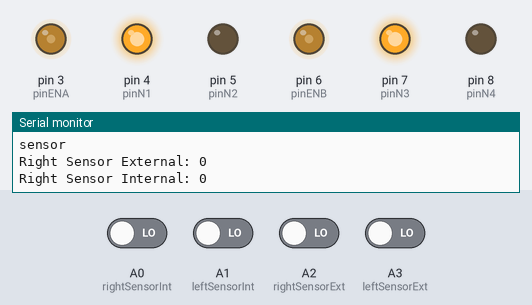
Bench run of a sketch on a simulated Arduino Uno, built with avr-gcc and run on an emulated ATmega328P. Parts: output pins drawn as LEDs (lit = HIGH), the last lines printed to the serial monitor. The inputs (shaded band) are chosen by the test bench; at power-on: A0 (rightSensorInt), A1 (leftSensorInt), A2 (rightSensorExt), A3 (leftSensorExt) LOW.

Above: at 1.2 s.
1.3 s: A0 (rightSensorInt) driven HIGH
At 2.5 s:
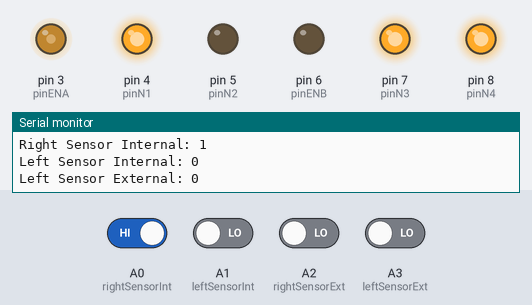
2.9 s: A0 (rightSensorInt) driven LOW
At 3.8 s:
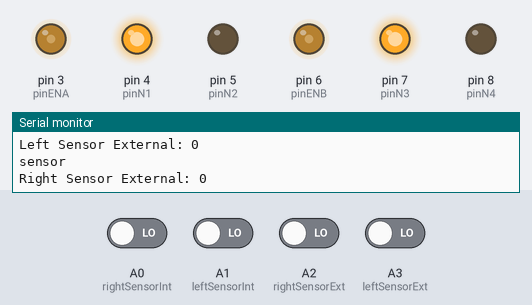
5.9 s: A1 (leftSensorInt) driven HIGH
At 7.0 s:
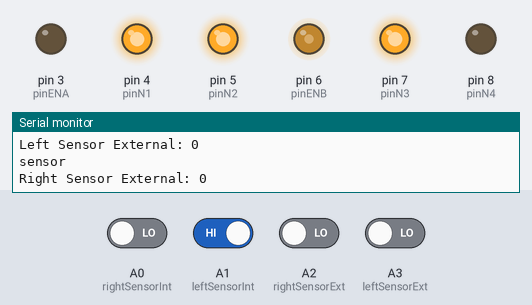
7.6 s: A1 (leftSensorInt) driven LOW
At 8.9 s:
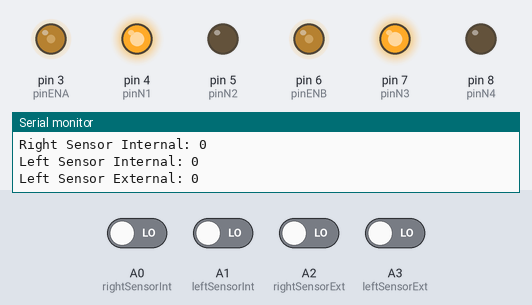
10.6 s: A2 (rightSensorExt) driven HIGH
At 11.4 s:
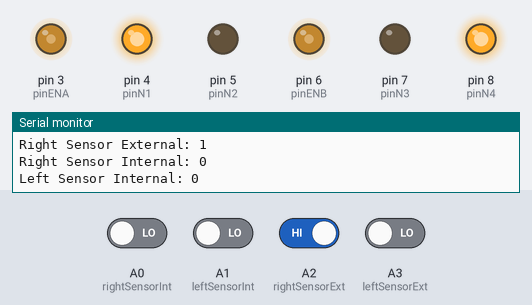
12.3 s: A2 (rightSensorExt) driven LOW and A3 (leftSensorExt) driven HIGH
At 13.3 s:
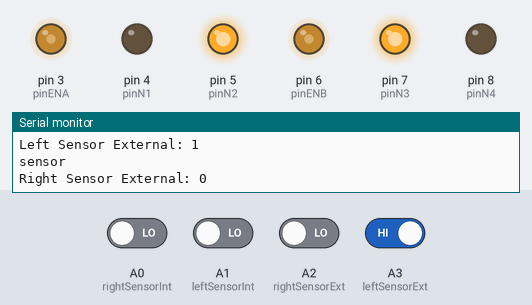
Timing chart, 0 to 15.0 s (numbered marks = the images above; inputs shaded):
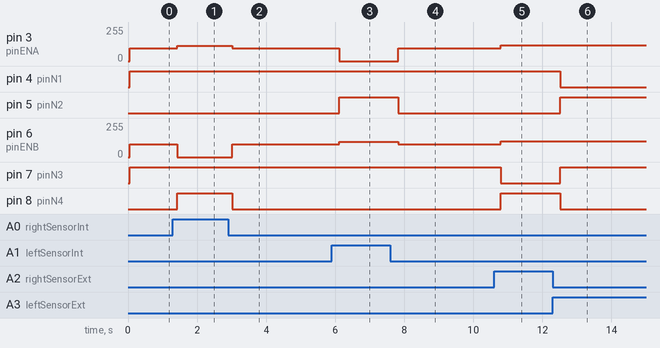

The sketch:

line-follower-car.ino
```cpp
/*
 * Project: Line follower car
 * Author: Ivoneide Duarte
 * IDE Arduino: v1.8.13
 * Data: Junho de 2021
*/

//Sensors
#define rightSensorInt A0
#define rightSensorExt A2
#define leftSensorInt A1
#define leftSensorExt A3
int statusRightSensorInt, statusRightSensorExt, statusLeftSensorInt, statusLeftSensorExt;

#define forwardSpeed 95
#define returnIntSpeed 115
#define returnExtSpeed 120

bool white = 0, black = 1;

//Engines
#define pinENA 3
#define pinN1 4
#define pinN2 5
#define pinENB 6
#define pinN3 7
#define pinN4 8

void setup() {
  Serial.begin(9600);
  pinMode(pinENB, OUTPUT);
  pinMode(pinN1, OUTPUT);
  pinMode(pinN2, OUTPUT);
  pinMode(pinN3, OUTPUT);
  pinMode(pinN4, OUTPUT);
  pinMode(pinENA, OUTPUT);
}

void loop() {
  readSensor();
  lineFollower();
}

void readSensor()
{
  // White line - reading 0
  // Black line - reading 1
  statusRightSensorInt = digitalRead(rightSensorInt);
  statusLeftSensorInt = digitalRead(leftSensorInt);
  statusRightSensorExt = digitalRead(rightSensorExt);
  statusLeftSensorExt = digitalRead(leftSensorExt);
  printValue("sensor");
}

void lineFollower()
{
  /*
    White line - reading 0
    Black line - reading 1

    LeftSensorExt   LeftSensorInt   SensorInt  RightSensorExt  =  EnginerLeft   EngineRight
          0               0              0           0                 1            1         Stop
          1               1              1           1                 0            0         Forward
          0               0              1           0                 1            0         Right
          0               0              0           1                 1           -1         Right
          0               1              0           0                 0            1         Left
          1               0              0           0                -1            1         Left
  */

  //LeftSensorExt = 1 and LeftSensorInt = 1 and RightSensorInt = 1 and RightSensorExt = 1: Stop
  if ((statusLeftSensorExt) and (statusLeftSensorInt) and (statusRightSensorInt) and (statusRightSensorExt)) {
    directionCar(0, 0, 0, 0, 0, 0); // ENA, N1, N2, N3, N4, ENB
    //printValue("stop");
  }

  //LeftSensorExt = 0 and LeftSensorInt = 0 and RightSensorInt = 0 and RightSensorExt = 0: Forward
  else if ((!statusLeftSensorExt) and (!statusLeftSensorInt) and (!statusRightSensorInt) and (!statusRightSensorExt)) {
    directionCar(forwardSpeed, 1, 0, 1, 0, forwardSpeed); // ENA, N1, N2, N3, N4, ENB
    //printValue("forward");
  }

  //LeftSensorExt = 0 and LeftSensorInt = 1 and RightSensorInt = 0 and RightSensorExt = 0: Left
  else if ((!statusLeftSensorExt) and (statusLeftSensorInt) and (!statusRightSensorInt) and (!statusRightSensorExt)) {
    directionCar(0, 1, 1, 1, 0, returnIntSpeed); // ENA, N1, N2, N3, N4, ENB
    //printValue("left");
  }

  //LeftSensorExt = 1 and LeftSensorInt = 0 and RightSensorInt = 0 and RightSensorExt = 0: Left
  else if ((statusLeftSensorExt) and (!statusLeftSensorInt) and (!statusRightSensorInt) and (!statusRightSensorExt)) {
    directionCar(returnExtSpeed, 0, 1, 1, 0, returnExtSpeed); // ENA, N1, N2, N3, N4, ENB
    //printValue("left inverse");
  }

  //LeftSensorExt = 0 and LeftSensorInt = 0 and RightSensorInt = 1 and RightSensorExt = 0: Right
  else if ((!statusLeftSensorExt) and (!statusLeftSensorInt) and (statusRightSensorInt) and (!statusRightSensorExt)) {
    directionCar(returnIntSpeed, 1, 0, 1, 1, 0); // ENA, N1, N2, N3, N4, ENB
    //printValue("right");
  }
  //LeftSensorExt = 0 and LeftSensorInt = 0 and RightSensorInt = 0 and RightSensorExt = 1: Right
  else if ((!statusLeftSensorExt) and (!statusLeftSensorInt) and (!statusRightSensorInt) and (statusRightSensorExt)) {
    directionCar(returnExtSpeed, 1, 0, 0, 1 , returnExtSpeed); // ENA, N1, N2, N3, N4, ENB
    //printValue("right inverse");
  }
}

void directionCar(byte ENA, bool N1, bool N2, bool N3, bool N4, byte ENB)
{
  //Left Engine
  analogWrite(pinENA, ENA);
  digitalWrite(pinN1, N1);
  digitalWrite(pinN2, N2);
  //Right Engine
  digitalWrite(pinN3, N3);
  digitalWrite(pinN4, N4);
  analogWrite(pinENB, ENB);
  //printValue("direction");
}

void printValue(String comand)
{
  Serial.println(comand);
  if (comand == "sensor")
  {
    Serial.println("Right Sensor External: " + String(statusRightSensorExt));
    Serial.println("Right Sensor Internal: " + String(statusRightSensorInt));
    Serial.println("Left Sensor Internal: " + String(statusLeftSensorInt));
    Serial.println("Left Sensor External: " + String(statusLeftSensorExt));
  }

}
```

Measured:
- after the input at 1.3 s, pin 3 (pinENA): 95/255 → 115/255 after 0.12 s; pin 6 (pinENB): 95/255 → 0/255 after 0.12 s; pin 8 (pinN4): LOW → HIGH after 0.12 s
- after the input at 2.9 s, pin 3 (pinENA): 115/255 → 95/255 after 0.12 s; pin 6 (pinENB): 0/255 → 95/255 after 0.12 s; pin 8 (pinN4): HIGH → LOW after 0.12 s
- after the input at 5.9 s, pin 3 (pinENA): 95/255 → 0/255 after 0.21 s; pin 5 (pinN2): LOW → HIGH after 0.21 s; pin 6 (pinENB): 95/255 → 115/255 after 0.21 s
- after the input at 7.6 s, pin 3 (pinENA): 0/255 → 95/255 after 0.23 s; pin 5 (pinN2): HIGH → LOW after 0.23 s; pin 6 (pinENB): 115/255 → 95/255 after 0.23 s
- after the input at 10.6 s, pin 3 (pinENA), pin 6 (pinENB): 95/255 → 120/255 after 0.20 s; pin 7 (pinN3): HIGH → LOW after 0.20 s; pin 8 (pinN4): LOW → HIGH after 0.20 s
- after the input at 12.3 s, pin 4 (pinN1), pin 8 (pinN4): HIGH → LOW after 0.22 s; pin 5 (pinN2), pin 7 (pinN3): LOW → HIGH after 0.22 s
